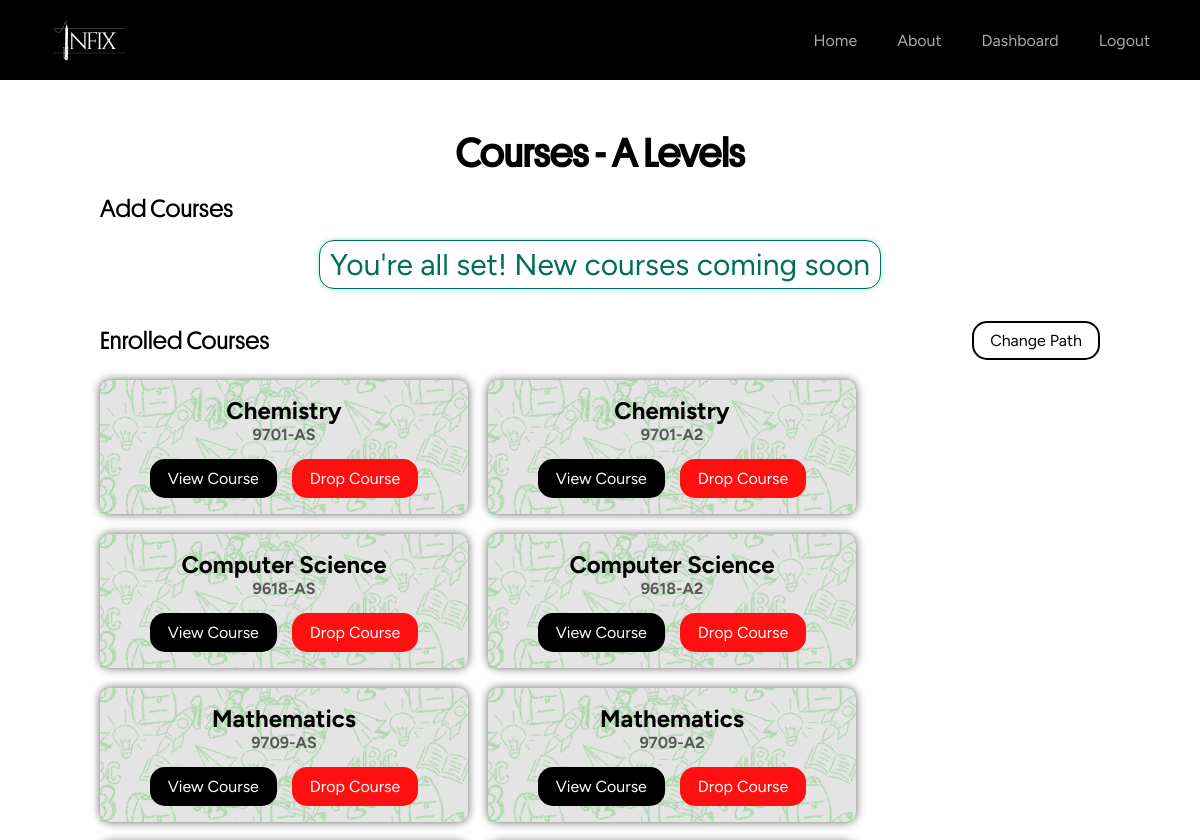
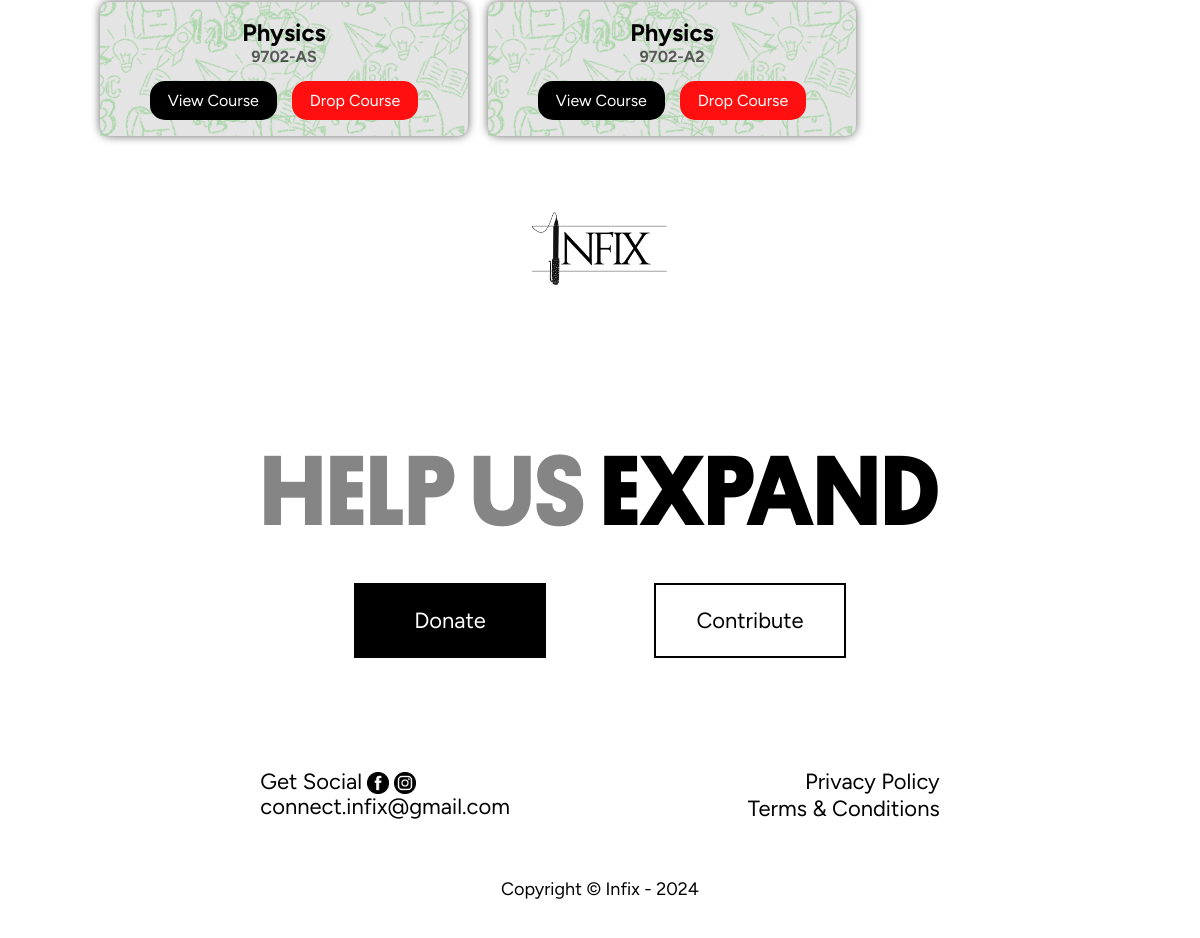
The page /courses (signed in) on the database its author committed (2 pictures, top to bottom).
### tables this page shows
CREATE TABLE paths (
    id INTEGER PRIMARY KEY AUTOINCREMENT,
    name TEXT NOT NULL UNIQUE
);

CREATE TABLE courses (
    id INTEGER PRIMARY KEY AUTOINCREMENT,
    path_id INTEGER NOT NULL,
    name TEXT NOT NULL,
    course_code INTEGER NOT NULL UNIQUE,
    FOREIGN KEY (path_id) REFERENCES paths(id) ON DELETE CASCADE
);

### app.py (the view)
@app.route('/courses')
@login_required
def courses():
    user_id = session['user_id']
    result = db.execute("""
        SELECT paths.name AS user_path
        FROM paths
        JOIN user_paths ON paths.id = user_paths.path_id
        WHERE user_paths.user_id = ?
    """, user_id)
    if result:
        path = result[0]["user_path"]
    else:
        flash("Please select a path to view courses")
        return redirect("/selectpath")
    user_path_id = db.execute("SELECT path_id FROM user_paths WHERE user_id = ?", user_id)[0]["path_id"]
    enrolled_courses = db.execute("""
        SELECT courses.name, courses.course_code
        FROM courses
        JOIN user_courses ON courses.id = user_courses.course_id
        JOIN user_paths ON user_paths.user_id = user_courses.user_id
        WHERE user_courses.user_id = ?
        AND courses.path_id = user_paths.path_id
    """, user_id)
    enrolled = len(enrolled_courses) > 0
    other_courses = db.execute("""
        SELECT courses.name, courses.course_code
        FROM courses
        WHERE courses.id NOT IN (
            SELECT user_courses.course_id
            FROM user_courses
            WHERE user_courses.user_id = ?
        ) AND courses.path_id = ?
    """, user_id, user_path_id)
    to_add = len(other_courses) > 0
    return render_template('courses.html', enrolled_courses=enrolled_courses, other_courses=other_courses, path=path, enrolled = enrolled, to_add = to_add)

### app.py (called while the page is built)
@app.after_request
def after_request(response):
    response.headers["Cache-Control"] = "no-cache, no-store, must-revalidate"
    response.headers["Expires"] = "0"
    response.headers["Pragma"] = "no-cache"
    return response

### helpers.py (called while the page is built)
def login_required(f):
    @wraps(f)
    def decorated_function(*args, **kwargs):
        if session.get("user_id") is None:
            return redirect("/login")
        return f(*args, **kwargs)
    return decorated_function

### templates/courses.html (shortened to what this page needs)
{% extends 'base.html' %}
{% block styles %}
<link rel="stylesheet" href="{{ url_for('static', filename='css/courses.css') }}">
<link href="https://cdn.jsdelivr.net/npm/remixicon@4.3.0/fonts/remixicon.css" rel="stylesheet"/>
{% endblock %}
{% block HomeActive %}inactive{% endblock %}
{% block content %}
<div id="courses-container">
    <div class="header">
        <h1>Courses - <span class="path-name">{{ path }}</span></h1>
    </div>
    <div class="courses">
        {% if enrolled %}
        <div class="enrolled-courses">
            {% if to_add %}
                <div class="head">Enrolled Courses</div>
            {% else %}
                <div class="add-change">
                    <div class="head">Enrolled Courses</div>
                    <div class="change-path"><a href="/changepath"><button class="change">Change Path</button></a></div>
                </div>
            {% endif %}
            <div class="cards-container">
            {% for course in enrolled_courses %}
            <div class="course-card">
                <h3>{{ course.name }} <br> <div class="course-code">{{ course.course_code }}</div></h3>
                <div class="buttons">
                    <a href="/course/{{ course.course_code | replace(' ', '-') }}">
                        <button class="resume">View Course</button>
                    </a>
                    <a href="/dropcourseconfirmation/{{ course.course_code | replace(' ', '-') }}">
                        <button class="drop">Drop Course</button>
                    </a>
                </div>
                <div class="texture">
                    <img src="../static/images/card-bg.png" alt="">
                  </div>
            </div>
            {% endfor %}
            </div>
        </div>
        {% endif %}
        {% if to_add %}
        <div class="add-courses">
            <div class="add-change">
                <div class="head">Add Courses</div>
                <div class="change-path"><a href="/changepath"><button class="change">Change Path</button></a></div>
            </div>
            <div class="cards-container">
            {% for course in other_courses %}
            <div class="course-card">
                <h3>{{ course.name }} <br> <div class="course-code">{{ course.course_code }}</div></h3>
                <div class="buttons">
                    <a href="/course/{{ course.course_code | replace(' ', '-') }}">
                        <button class="view">View Course</button>
                    </a>
                    <a href="/enrollcourse/{{ course.course_code | replace(' ', '-') }}">
                        <button class="enroll">Enroll Course</button>
                    </a>
                </div>
                <div class="texture">
                    <img src="../static/images/card-bg.png" alt="">
                  </div>
            </div>
            {% endfor %}
            </div>
        </div>
        {% else %}
        <div class="add-courses">
            <div class="add-change more">
                <div class="head">Add Courses</div>
                <p>You're all set! New courses coming soon</p>
            </div>
        {% endif %}
    </div>
</div>
{% endblock %}

### static/css/styles.css (style rules this page uses)
html { scroll-behavior: smooth; font-family: "Figtree", sans-serif; }
* { margin: 0; padding: 0; transition: all ease 0.3s; }
body, html { overflow-x: hidden; }
a { text-decoration: none; color: inherit; }
a { text-decoration: none; color: #000000; }

### static/css/courses.css (style rules this page uses)
#courses-container { padding: 130px 100px; display: flex; flex-direction: column; justify-content: center; align-items: center; gap: 1em; }
.header h1 { font-family: 'Platform-Regular'; font-size: 40px; }
.courses { display: flex; flex-direction: column-reverse; gap: 1em; justify-content: flex-start; }
.enrolled-courses, .add-courses { display: flex; flex-direction: column; }
.enrolled-courses .head, .add-courses .head { font-size: 25px; font-family: 'Platform-Regular'; }
.cards-container { display: flex; flex-wrap: wrap; gap: 20px; margin: 20px 0; justify-content: flex-start; }
.course-code { font-size: 16px; opacity: 60%; z-index: 2; }
.course-card h3 { font-size: 24px; z-index: 2; }
.course-card { background-color: rgb(228, 228, 228); padding: 1em 1.5em; border-radius: 10px; display: flex; flex-direction: column; justify-content: center; align-items: center; gap: 15px; width: 320px; text-align: center; box-shadow: 0 0 10px 0 rgba(0, 0, 0, 0.61); position: relative; }
.texture { position: absolute; top: 0; left: 0; width: 100%; height: 100%; opacity: 0.8; z-index: 1; }
.texture img { object-fit: cover; overflow: hidden; width: 100%; height: 100%; z-index: 1; }
.add-change { display: flex; justify-content: space-between; align-items: center; }
.add-change.more { flex-direction: column; justify-content: center; align-items: flex-start; gap: 1em; }
.more p { align-self: center; font-size: 30px; border: solid 1px rgb(0, 110, 92); background-color: white; color: rgb(0, 110, 92); padding: 5px 10px; border-radius: 15px; text-align: center; box-shadow: 0 0 5px 0 rgba(0, 197, 164, 0.425); }
.buttons { display: flex; width: 100%; justify-content: center; gap: 15px; z-index: 2; }
button { font-family: "Figtree"; padding: 8px 16px; border: none; outline: none; border-radius: 15px; font-size: 16px; cursor: pointer; border: 2px solid #000; }
button.change { background-color: #fff; color: #000; }
button { background-color: #000; color: #fff; }
.drop { background-color: #ff0f0f; color: white; border: 2px solid #ff0f0f; }

### rows shown on the page
paths: name "A Levels"
courses: name "Chemistry", course_code "9701-AS"
courses: name "Chemistry", course_code "9701-A2"
courses: name "Computer Science", course_code "9618-AS"
courses: name "Computer Science", course_code "9618-A2"
courses: name "Mathematics", course_code "9709-AS"
courses: name "Mathematics", course_code "9709-A2"
courses: name "Physics", course_code "9702-AS"
courses: name "Physics", course_code "9702-A2"
